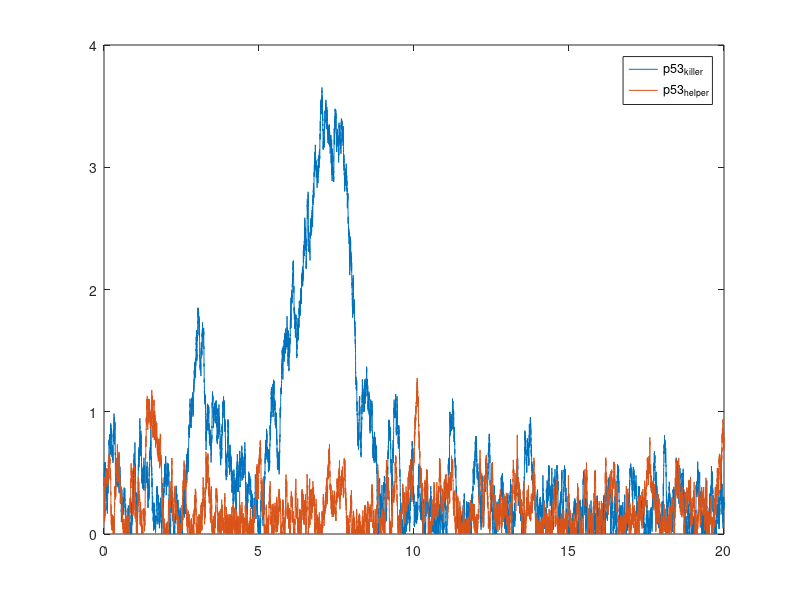

MATLAB code to generate this figure:
function SDE_test_dW(T_end, delta_t)

if nargin<2
    T_end = 20;
    delta_t = 0.001;
end
N = T_end/delta_t;
timeline = 0:delta_t:(T_end - delta_t);

MDM2_initial = 2.53;
ARF_initial = 2.79;
ARF_MDM2_initial = 1.99;
E2F1_initial = 0.9;
RBp_initial = 1.88;
RB_E2F1_initial = 0;
RB_initial = 0;
p53helper_initial = 0.39;
p53killer_initial = 0.39;
DYRK2_initial = 2;

CycE_initial = 3.83;
p21_initial = 1.32;
p21_CycE_initial = 1.25;

DYRK2 = zeros(1, N);
p53helper = zeros(1, N);
p53killer = zeros(1, N);
MDM2 = zeros(1, N);
ARF = zeros(1, N);
ARF_MDM2 = zeros(1, N);
E2F1 = zeros(1, N);
RBp = zeros(1, N);
RB_E2F1 = zeros(1, N);
RB = zeros(1, N);
CycE = zeros(1, N);
p21_CycE = zeros(1, N);
p21 = zeros(1, N);

p53killer(1) = p53killer_initial;
p53helper(1) = p53helper_initial;
MDM2(1) = MDM2_initial;
ARF(1) = ARF_initial;
ARF_MDM2(1) = ARF_MDM2_initial;
E2F1(1) = E2F1_initial;
RBp(1) = RBp_initial;
RB_E2F1(1) = RB_E2F1_initial;
RB(1) = RB_initial;
DYRK2(1) = DYRK2_initial;

CycE(1) = CycE_initial;
p21_CycE(1) = p21_CycE_initial;
p21(1) = p21_initial;

kdpp53_initial = 0.5;
kdsRE_initial = 1;

kdpp53 = kdpp53_initial;
kdsRE = kdsRE_initial;

for i = 2 : N        
    
    DYRK2(i) = DYRK2(i - 1) + delta_t * (-0.0003 * DYRK2(i - 1)) + sqrt(delta_t)*randn();
    if DYRK2(i) < 0
        DYRK2(i) = 0;
    end
    p53helper(i) = p53helper(i - 1) + delta_t * (-DYRK2(i - 1) * ...
        p53helper(i - 1) / (0.1 + p53helper(i - 1)) + 0.5 - ...
        (0.1 + MDM2(i - 1)) * p53helper(i - 1) + 0.5 * p53killer(i - 1) ...
        /(0.1 + p53killer(i - 1))) + sqrt(delta_t)*randn();
    if p53helper(i) < 0
       p53helper(i) = 0;
    end
    p53killer(i) = p53killer(i - 1) + delta_t * (DYRK2(i - 1) * ...
        p53helper(i - 1) / (0.1 + p53helper(i - 1)) - 0.5 * ...
        p53killer(i - 1) / (0.1 + p53killer(i - 1)) - (0.1 + MDM2(i - 1) * ...
        p53killer(i - 1))) + sqrt(delta_t)*randn();
    if p53killer(i) < 0
        p53killer(i) = 0;
    end
    MDM2(i) = MDM2(i - 1) + delta_t * (0.02 + 0.3 * (p53killer(i - 1) ...
        + p53helper(i - 1)) - 0.1 * MDM2(i - 1) - 10 * ARF(i - 1) * ...
        MDM2(i - 1) + 2.1 * ARF_MDM2(i - 1)) + sqrt(delta_t)*randn();
    if MDM2(i) < 0
        MDM2(i) = 0;
    end
    ARF(i) = ARF(i - 1) + delta_t * (0.01 + 0.3 * E2F1(i - 1) - 0.1 ...
        * ARF(i - 1) - 10 * ARF(i - 1) * MDM2(i - 1) + 2.1 ...
        * ARF_MDM2(i - 1)) + sqrt(delta_t)*randn();
    if ARF(i) < 0
        ARF(i) = 0;
    end
    ARF_MDM2(i) = ARF_MDM2(i - 1) + delta_t * (10 * ARF(i - 1) * ...
        MDM2(i - 1) - 2 * ARF_MDM2(i - 1) - 0.1 * ARF_MDM2(i - 1) - ...
        0.1 * ARF_MDM2(i - 1)) + sqrt(delta_t)*randn();
    if ARF_MDM2(i) < 0
        ARF_MDM2(i) = 0;
    end
    E2F1(i) = E2F1(i - 1) + delta_t * (-5 * RB(i - 1) * E2F1(i - 1) + ...
        RB_E2F1(i - 1)) + sqrt(delta_t)*randn();
    if E2F1(i) < 0
        E2F1(i) = 0;
    end
    RBp(i) = RBp(i - 1) + delta_t * (CycE(i - 1) * RB(i - 1) /(0.1 + RB(i - 1)) -0.5 * RBp(i - 1) / ...
        (0.1 + RBp(i - 1))) + sqrt(delta_t)*randn();
    if RBp(i) < 0
        RBp(i) = 0;
    end
    CycE(i) = CycE(i - 1) + delta_t * (0.01 + 0.5 * E2F1(i - 1) - 0.12 * CycE(i - 1) - 10 * p21(i - 1) * CycE(i - 1) + 1.2 * p21_CycE(i - 1)) + sqrt(delta_t)*randn();
    if CycE(i) < 0
        CycE(i) = 0;
    end
    p21(i) = p21(i - 1) + delta_t * (0.03 + 0.3 * p53helper(i - 1) + ...
        0.01 * p53killer(i - 1) - 0.2 * p21(i - 1) - 10 * p21(i - 1) ...
        * CycE(i - 1) + 1.12 * ...
        p21_CycE(i - 1)) + sqrt(delta_t)*randn();
    if p21(i) < 0
        p21(i) = 0;
    end
    p21_CycE(i) = p21_CycE(i - 1) + delta_t * (10 * p21(i - 1) * CycE(i - 1) - p21_CycE(i - 1) - 0.32 * p21_CycE(i - 1)) + sqrt(delta_t)*randn();
    if p21_CycE(i) < 0
        p21_CycE(i) = 0;
    end
    RB_E2F1(i) = 1 - E2F1(i);
    RB(i) = 2 - RBp(i) - RB_E2F1(i);
    if RB(i) < 0
        RB(i) = 0;
    end
end

%% Plot

molecules = [p53killer; p53helper; MDM2; ARF; RB; RBp; CycE; p21; p21_CycE]; % numMolecules x N
molecule_names = {'p53_k_i_l_l_e_r','p53_h_e_l_p_e_r','MDM2','ARF', 'RB', 'RBp', 'CycE', 'p21', 'p21_CycE'};
select = [1,2];
select_molecules = molecules(select,:);
select_names = molecule_names(select);


% 
% size(timeline)
% size(molecules)
% size(select_molecules)


plot(timeline,select_molecules);
legend(select_names);
% axis([-inf inf 0 5])




% for i = 1:length(select)
%     select_ind = select(i);
%     
%     hold
%     plot(timeline,molecules(select_ind));
% end

% plot(timeline, p53killer, timeline, p53helper, timeline, MDM2, timeline, ARF, timeline, RB, timeline, RBp, timeline, CycE, timeline, p21, timeline, p21_CycE);
%legend('p53_k_i_l_l_e_r','p53_h_e_l_p_e_r','MDM2','ARF', 'RB', 'RBp', 'CycE', 'p21', 'p21_CycE');
% ylabel('concentration');



